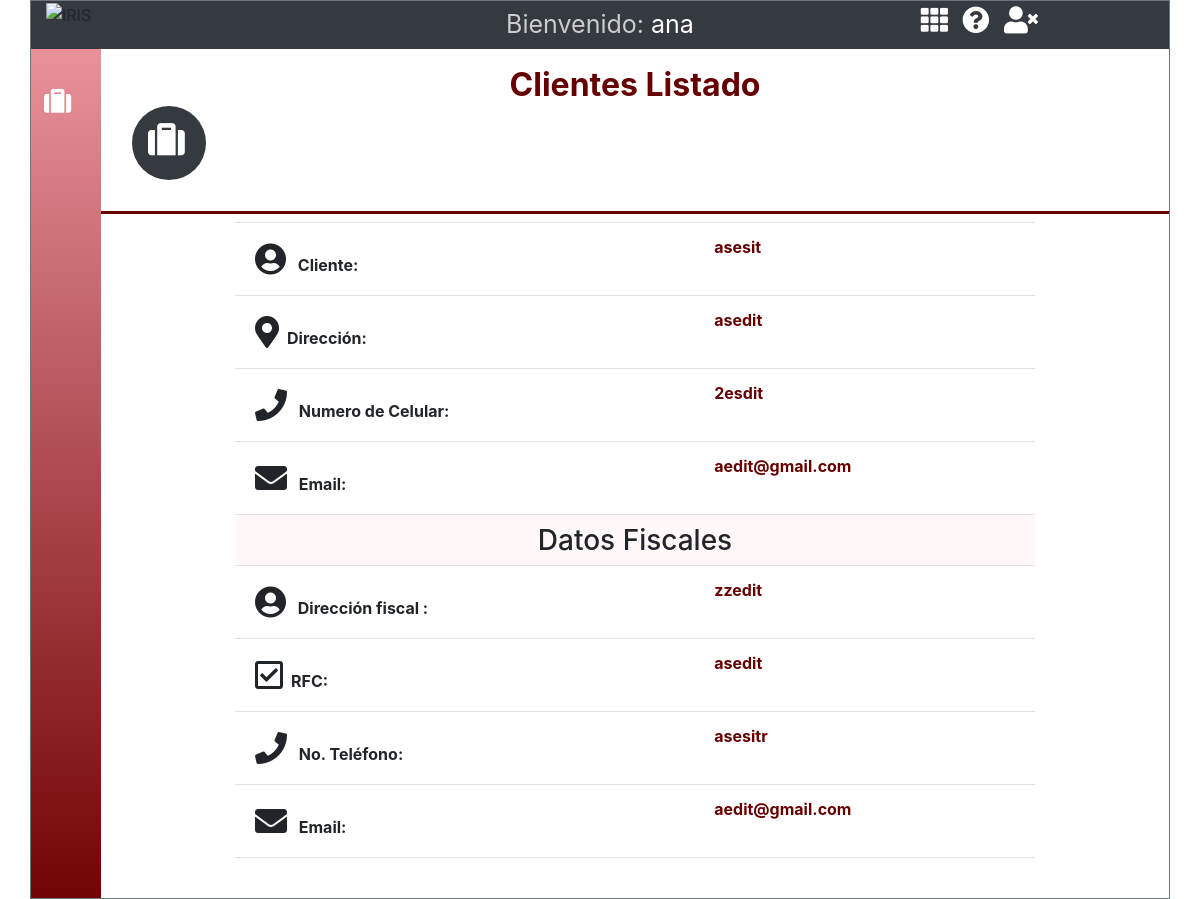
The page /views/clientes_detalle.php?idc=6 (signed in) on the database its author committed.
### tables this page shows
CREATE TABLE `colaboradores` (
  `id` int(11) NOT NULL,
  `nomcol` varchar(100) DEFAULT NULL,
  `fechacol` date DEFAULT NULL,
  `correo` varchar(100) DEFAULT NULL,
  `cuenta` varchar(100) DEFAULT NULL,
  `contra` varchar(100) DEFAULT NULL,
  `idrol` int(11) DEFAULT NULL
);

CREATE TABLE `cliente` (
  `id` int(11) NOT NULL,
  `contacto` varchar(60) NOT NULL,
  `correocont` varchar(60) NOT NULL,
  `nomcli` varchar(100) DEFAULT NULL,
  `telcli` varchar(30) DEFAULT NULL,
  `celular` varchar(15) NOT NULL,
  `ine` varchar(20) NOT NULL,
  `correocli` varchar(50) NOT NULL,
  `dircli` varchar(100) DEFAULT NULL,
  `razonsocial` varchar(50) NOT NULL,
  `dirsocial` varchar(40) NOT NULL,
  `colonia` varchar(50) NOT NULL,
  `ciudad` varchar(50) DEFAULT NULL,
  `estado` varchar(30) DEFAULT NULL,
  `cp` varchar(10) NOT NULL,
  `rfc` varchar(20) NOT NULL,
  `correofac` varchar(50) NOT NULL,
  `idsucur` int(11) DEFAULT NULL
);

### model/conexion.php (called while the page is built)
<?php
class conexion{
    public static function con(){
        include 'liga_BD.php';
        $link->set_charset("utf8");
        return $link;
    }
}
?>

### model/clientes.php (called while the page is built, shortened)
<?php
include 'conexion.php';
class consul{
    private $db;
    private $lista;
    public function __construct(){
        $this->db=conexion::con();
        $this->lista=array();
    }
    public function nomsucursal($ids){
        $consulta=$this->db->query("SELECT b.nomsuc, b.id as idsuc FROM sucursal as b WHERE b.id=$ids");
        while($filas=$consulta->fetch_assoc()){
            $this->lista[]=$filas;
        }
        return $this->lista;
    }
    public function nomcolaborador($idc){
        $consulta=$this->db->query("SELECT nomcol, idrol, cuenta FROM colaboradores WHERE id=$idc");
        while($filas=$consulta->fetch_assoc()){
            $this->lista[]=$filas;
        }
        return $this->lista;
    }
    public function clientes($ids){
        $consulta=$this->db->query("SELECT * FROM cliente WHERE id=$ids");
        while($filas=$consulta->fetch_assoc()){
            $this->lista[]=$filas;
        }
        return $this->lista;
    }
}

### views/clientes_detalle.php (the view, shortened to what this page needs)
<?php
require_once("../model/clientes.php");
$idc = $_GET['idc'];
$col= new consul();
$detallecliente = $col->clientes($idc);
$col2= new consul();
$detalleCol = $col2->nomcolaborador($_SESSION['idc']);
?>
<!DOCTYPE html>
<html lang="es">
<head>
    <link async href="../content/css/bootstrap.css" rel="stylesheet">
    <link  async rel="stylesheet" href="../content/css/estilos.css">
    <link href="../vendor/fontawesome-free/css/all.min.css" rel="stylesheet" type="text/css">
    <link rel="stylesheet" href="../content/js/popper.min.js">
  </head>
  <body>
<div class="container border border-secondary">
  <div class="row bg-dark">
              <div class="col-md-4 d-none d-md-block"><img src="../content/imagenes/logo.png" alt="IRIS" class="logo_iris"></div>
              <div class="col-sm-6 col-md-4 text-center user_text"><?php foreach ($detalleCol as $row2) { ?>
               <span class="gris_claro">Bienvenido:</span> <?php echo $row2['cuenta']; ?> </div>
              <div class="col-sm-6 col-md-4 iconos_menu ">
                <div class="text-center">
                <a href="menus_cuadros.php"><i class="fas fa-th"></i></a>
                <a href="#"><i class="fas fa-question-circle"></i></a>
                <a href="../model/cerrar.php"><i class="fas fa-user-times"></i></a>
                </div>
              </div>
  </div>
  <div class="row ">
    <div class="d-flex justify-content-center">
      <div>
        <div class="menu_lateral iconos_menu degradado ">
          <a href="clientes.php"><i class="fas fa-suitcase m-2 " data-toggle="tooltip" data-placement="right" title="Clientes">
        </i>
        </a>
    </div>
  </div>
      <div class="">
        <div class="contenedor_cabezal  border_seccion bg-white mb-2">
          <h1 class="text-center rojo_obscuro titulo_seccion mt-3 mb-2">Clientes Listado</h1>
          <div class="d-flex m-2">
           <div class="text-white bg-dark box_circule rounded-circle m-2"> <i class="fas fa-suitcase m-3"></i></div>
         </div>
      </div>
      <?php foreach ($detallecliente as $row) { ?>
      <div class="d-flex  justify-content-center">
           <table class="table" style="width: 800px;">
              <tr>
                <td class="font-weight-bold"> <i class="fas fa-user-circle fa-2x m-2"></i> Cliente:</td>
                <td  colspan="2" class="font-weight-bold rojo_obscuro text-left"><?php echo $row['nomcli']; ?></td>
              </tr>
               <tr>
                <td class="font-weight-bold"><i class="fas fa-map-marker-alt fa-2x m-2"></i>Dirección:</td>
                <td  colspan="2" class="font-weight-bold rojo_obscuro text-left"><?php echo $row['dircli']; ?></td>
              </tr>
              <tr>
                <td class="font-weight-bold"> <i class="fas fa-phone fa-2x m-2"></i>  Numero de Celular:</td>
                <td colspan="2" class="font-weight-bold rojo_obscuro text-left"><?php echo $row['celular']; ?></td>
              </tr>
               <tr>
                <td class="font-weight-bold"> <i class="fas fa-envelope  fa-2x m-2"></i> Email:</td>
                <td  colspan="2"   class="font-weight-bold rojo_obscuro text-left"> <?php echo $row['correocli']; ?> </td>
              </tr>
              <tr  class="color_rojo_suave text-center">
                <td colspan="3">
                  <h3 class="p-2">Datos Fiscales</h3>
                </td>
              </tr>
              <tr>
                <td class="font-weight-bold"> <i class="fas fa-user-circle fa-2x m-2"></i> Dirección fiscal
:</td>
                <td  colspan="2" class="font-weight-bold rojo_obscuro text-left"><?php echo $row['contacto']; ?></td>
              </tr>
               <tr>
                <td class="font-weight-bold"><i class="far fa-check-square fa-2x m-2"></i>RFC:</td>
                <td  colspan="2" class="font-weight-bold rojo_obscuro text-left"><?php echo $row['rfc']; ?></td>
              </tr>
              <tr>
                <td class="font-weight-bold"> <i class="fas fa-phone fa-2x m-2"></i> No. Teléfono:</td>
                <td colspan="2" class="font-weight-bold rojo_obscuro text-left"><?php echo $row['telcli']; ?></td>
              </tr>
               <tr>
                <td class="font-weight-bold"> <i class="fas fa-envelope  fa-2x m-2"></i> Email:</td>
                <td  colspan="2"   class="font-weight-bold rojo_obscuro text-left"> <?php echo $row['correofac']; ?> </td>
              </tr>
               <td colspan="3">
                </td>
            </table>
      </div>
      <?php }
      }?>
    </div>
    </div>
    </div>
</div>
</body></html>

### content/css/estilos.css (style rules this page uses)
body a, a:link, a:hover { text-decoration: none; }
.logo_iris { width: 70px; }
.contenedor_cabezal { width: 1068px; padding:15px; box-sizing: border-box; background: white; }
.degradado { background: linear-gradient(180deg, #E9919B 0%, rgba(255, 255, 255, 0) 100%), #710404; background-repeat: no-repeat; background-size: cover; }
.menu_lateral { padding-top: 30px; width: 70px; min-height: 725px; height: 100%; }
.box_circule { width: 74px; height: 74px; font-size: 2.3em; float: left }
.rojo_obscuro { color:#660000; }
.color_rojo_suave { background-color:#fff7f8; }
.gris_claro { color: #ccc; }
.titulo_seccion { font-size: 2em; font-weight: bold; }
.border_seccion { border-bottom: solid 3px #660000; }
h1, h2, h3 { margin:0px; margin:0px; line-height: 10px; }
.iconos_menu a { color:white; font-size: 1.7em; padding: 5px; margin-top: 10px; }
.user_text { font-size: 25px; color:#fff; padding: 5px; }

### rows shown on the page
colaboradores: cuenta "ana"
cliente: nomcli "asesit", dircli "asedit", celular "2esdit", correocli "aedit@gmail.com", contacto "zzedit", rfc "asedit", telcli "asesitr", correofac "aedit@gmail.com"
